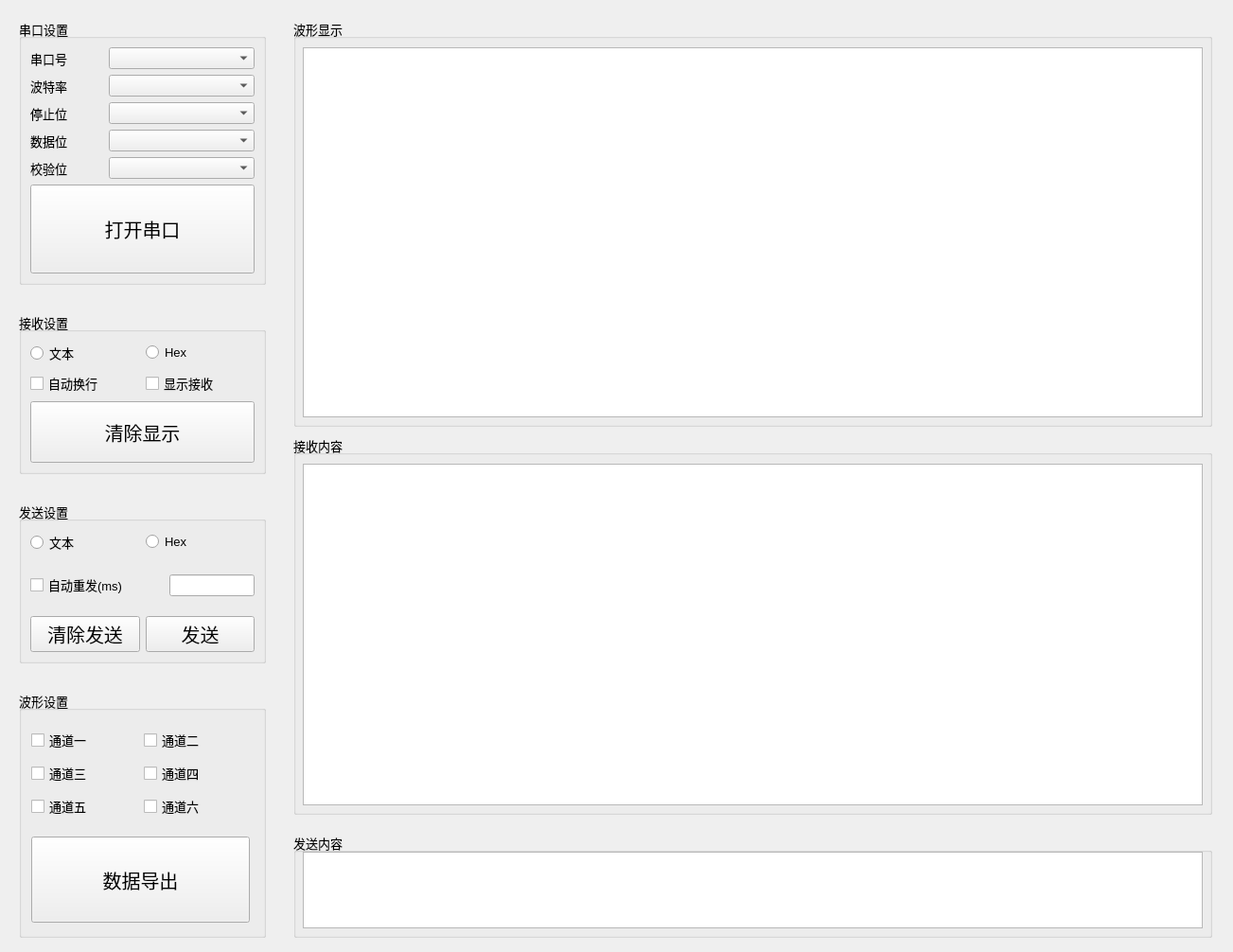
<?xml version="1.0" encoding="UTF-8"?>
<ui version="4.0">
 <class>Widget</class>
 <widget class="QWidget" name="Widget">
  <property name="geometry">
   <rect>
    <x>0</x>
    <y>0</y>
    <width>1303</width>
    <height>1006</height>
   </rect>
  </property>
  <property name="sizePolicy">
   <sizepolicy hsizetype="Preferred" vsizetype="Preferred">
    <horstretch>0</horstretch>
    <verstretch>0</verstretch>
   </sizepolicy>
  </property>
  <property name="font">
   <font>
    <pointsize>10</pointsize>
   </font>
  </property>
  <property name="windowTitle">
   <string>Widget</string>
  </property>
  <widget class="QGroupBox" name="UartSettingGroupBox">
   <property name="geometry">
    <rect>
     <x>20</x>
     <y>20</y>
     <width>261</width>
     <height>281</height>
    </rect>
   </property>
   <property name="font">
    <font>
     <pointsize>10</pointsize>
     <bold>false</bold>
     <kerning>true</kerning>
    </font>
   </property>
   <property name="title">
    <string>串口设置</string>
   </property>
   <layout class="QGridLayout" name="gridLayout">
    <item row="0" column="0">
     <widget class="QLabel" name="UartPortLabel">
      <property name="font">
       <font>
        <pointsize>10</pointsize>
        <bold>false</bold>
        <kerning>true</kerning>
       </font>
      </property>
      <property name="text">
       <string>串口号</string>
      </property>
     </widget>
    </item>
    <item row="1" column="0">
     <widget class="QLabel" name="BaudLabel">
      <property name="text">
       <string>波特率</string>
      </property>
     </widget>
    </item>
    <item row="2" column="0">
     <widget class="QLabel" name="StopBitLabel">
      <property name="text">
       <string>停止位</string>
      </property>
     </widget>
    </item>
    <item row="3" column="0">
     <widget class="QLabel" name="DataBitLabel">
      <property name="text">
       <string>数据位</string>
      </property>
     </widget>
    </item>
    <item row="4" column="0">
     <widget class="QLabel" name="ParityBitLabel">
      <property name="text">
       <string>校验位</string>
      </property>
     </widget>
    </item>
    <item row="5" column="0" colspan="3">
     <widget class="QPushButton" name="OpenUartPushButton">
      <property name="sizePolicy">
       <sizepolicy hsizetype="Preferred" vsizetype="Preferred">
        <horstretch>0</horstretch>
        <verstretch>0</verstretch>
       </sizepolicy>
      </property>
      <property name="font">
       <font>
        <pointsize>15</pointsize>
        <bold>false</bold>
        <kerning>true</kerning>
       </font>
      </property>
      <property name="text">
       <string>打开串口</string>
      </property>
     </widget>
    </item>
    <item row="0" column="1" colspan="2">
     <widget class="QComboBox" name="UartPortComboBox"/>
    </item>
    <item row="1" column="1" colspan="2">
     <widget class="QComboBox" name="BaudComboBox"/>
    </item>
    <item row="2" column="1" colspan="2">
     <widget class="QComboBox" name="StopBitComboBox"/>
    </item>
    <item row="3" column="1" colspan="2">
     <widget class="QComboBox" name="DataBitComboBox"/>
    </item>
    <item row="4" column="1" colspan="2">
     <widget class="QComboBox" name="ParityBitComboBox"/>
    </item>
   </layout>
  </widget>
  <widget class="QGroupBox" name="ReceiveSettingGroupBox">
   <property name="geometry">
    <rect>
     <x>20</x>
     <y>330</y>
     <width>261</width>
     <height>171</height>
    </rect>
   </property>
   <property name="font">
    <font>
     <pointsize>10</pointsize>
    </font>
   </property>
   <property name="title">
    <string>接收设置</string>
   </property>
   <layout class="QGridLayout" name="gridLayout_2">
    <item row="0" column="0">
     <widget class="QRadioButton" name="ReceiveTextRadioButton">
      <property name="text">
       <string>文本</string>
      </property>
     </widget>
    </item>
    <item row="0" column="1">
     <widget class="QRadioButton" name="ReceiveHexRadioButton">
      <property name="text">
       <string>Hex</string>
      </property>
     </widget>
    </item>
    <item row="1" column="0">
     <widget class="QCheckBox" name="AutoNewLineCheckBox">
      <property name="text">
       <string>自动换行</string>
      </property>
     </widget>
    </item>
    <item row="1" column="1">
     <widget class="QCheckBox" name="ReceiveDIsplayCheckBox">
      <property name="text">
       <string>显示接收</string>
      </property>
     </widget>
    </item>
    <item row="2" column="0" colspan="2">
     <widget class="QPushButton" name="ClearReceivePushButton">
      <property name="sizePolicy">
       <sizepolicy hsizetype="Preferred" vsizetype="Preferred">
        <horstretch>0</horstretch>
        <verstretch>0</verstretch>
       </sizepolicy>
      </property>
      <property name="font">
       <font>
        <pointsize>15</pointsize>
       </font>
      </property>
      <property name="text">
       <string>清除显示</string>
      </property>
     </widget>
    </item>
   </layout>
  </widget>
  <widget class="QGroupBox" name="SendSettingGroupBox">
   <property name="geometry">
    <rect>
     <x>20</x>
     <y>530</y>
     <width>261</width>
     <height>171</height>
    </rect>
   </property>
   <property name="font">
    <font>
     <pointsize>10</pointsize>
    </font>
   </property>
   <property name="title">
    <string>发送设置</string>
   </property>
   <layout class="QGridLayout" name="gridLayout_3">
    <item row="0" column="0">
     <layout class="QHBoxLayout" name="horizontalLayout">
      <item>
       <widget class="QRadioButton" name="SendTextRadioButton">
        <property name="text">
         <string>文本</string>
        </property>
       </widget>
      </item>
      <item>
       <widget class="QRadioButton" name="SendHexRadioButton">
        <property name="text">
         <string>Hex</string>
        </property>
       </widget>
      </item>
     </layout>
    </item>
    <item row="1" column="0">
     <layout class="QHBoxLayout" name="horizontalLayout_2" stretch="4,1,10">
      <item>
       <widget class="QCheckBox" name="AutoRepeatCheckBox">
        <property name="text">
         <string>自动重发(ms)</string>
        </property>
       </widget>
      </item>
      <item>
       <spacer name="horizontalSpacer">
        <property name="orientation">
         <enum>Qt::Vertical</enum>
        </property>
        <property name="sizeHint" stdset="0">
         <size>
          <width>38</width>
          <height>36</height>
         </size>
        </property>
       </spacer>
      </item>
      <item>
       <widget class="QLineEdit" name="RepeatNumberLineEdit"/>
      </item>
     </layout>
    </item>
    <item row="2" column="0">
     <layout class="QHBoxLayout" name="horizontalLayout_3">
      <item>
       <widget class="QPushButton" name="ClearSendPushButton">
        <property name="sizePolicy">
         <sizepolicy hsizetype="Preferred" vsizetype="Preferred">
          <horstretch>0</horstretch>
          <verstretch>0</verstretch>
         </sizepolicy>
        </property>
        <property name="font">
         <font>
          <pointsize>15</pointsize>
         </font>
        </property>
        <property name="text">
         <string>清除发送</string>
        </property>
       </widget>
      </item>
      <item>
       <widget class="QPushButton" name="SendPushButton">
        <property name="sizePolicy">
         <sizepolicy hsizetype="Preferred" vsizetype="Preferred">
          <horstretch>0</horstretch>
          <verstretch>0</verstretch>
         </sizepolicy>
        </property>
        <property name="font">
         <font>
          <pointsize>15</pointsize>
         </font>
        </property>
        <property name="text">
         <string>发送</string>
        </property>
       </widget>
      </item>
     </layout>
    </item>
   </layout>
  </widget>
  <widget class="QGroupBox" name="WaveSettingGroupBox">
   <property name="geometry">
    <rect>
     <x>20</x>
     <y>730</y>
     <width>261</width>
     <height>261</height>
    </rect>
   </property>
   <property name="font">
    <font>
     <pointsize>10</pointsize>
    </font>
   </property>
   <property name="title">
    <string>波形设置</string>
   </property>
   <widget class="QPushButton" name="WaveDataExportPushButton">
    <property name="geometry">
     <rect>
      <x>13</x>
      <y>154</y>
      <width>231</width>
      <height>91</height>
     </rect>
    </property>
    <property name="sizePolicy">
     <sizepolicy hsizetype="Preferred" vsizetype="Preferred">
      <horstretch>0</horstretch>
      <verstretch>0</verstretch>
     </sizepolicy>
    </property>
    <property name="font">
     <font>
      <pointsize>15</pointsize>
     </font>
    </property>
    <property name="text">
     <string>数据导出</string>
    </property>
   </widget>
   <widget class="QWidget" name="layoutWidget">
    <property name="geometry">
     <rect>
      <x>13</x>
      <y>36</y>
      <width>231</width>
      <height>105</height>
     </rect>
    </property>
    <layout class="QVBoxLayout" name="verticalLayout">
     <item>
      <layout class="QHBoxLayout" name="horizontalLayout_4">
       <item>
        <widget class="QCheckBox" name="WaveChanalOneCheckBox">
         <property name="text">
          <string>通道一</string>
         </property>
        </widget>
       </item>
       <item>
        <widget class="QCheckBox" name="WaveChanalTwoCheckBox">
         <property name="text">
          <string>通道二</string>
         </property>
        </widget>
       </item>
      </layout>
     </item>
     <item>
      <layout class="QHBoxLayout" name="horizontalLayout_5">
       <item>
        <widget class="QCheckBox" name="WaveChanalThreeCheckBox">
         <property name="text">
          <string>通道三</string>
         </property>
        </widget>
       </item>
       <item>
        <widget class="QCheckBox" name="WaveChanalFourCheckBox">
         <property name="text">
          <string>通道四</string>
         </property>
        </widget>
       </item>
      </layout>
     </item>
     <item>
      <layout class="QHBoxLayout" name="horizontalLayout_6">
       <item>
        <widget class="QCheckBox" name="WaveChanalFiveCheckBox">
         <property name="text">
          <string>通道五</string>
         </property>
        </widget>
       </item>
       <item>
        <widget class="QCheckBox" name="WaveChanalSixCheckBox">
         <property name="text">
          <string>通道六</string>
         </property>
        </widget>
       </item>
      </layout>
     </item>
    </layout>
   </widget>
  </widget>
  <widget class="QGroupBox" name="SendGroupBox">
   <property name="geometry">
    <rect>
     <x>310</x>
     <y>880</y>
     <width>971</width>
     <height>111</height>
    </rect>
   </property>
   <property name="font">
    <font>
     <pointsize>10</pointsize>
    </font>
   </property>
   <property name="title">
    <string>发送内容</string>
   </property>
   <widget class="QPlainTextEdit" name="SendPlainTextEdit">
    <property name="geometry">
     <rect>
      <x>10</x>
      <y>20</y>
      <width>951</width>
      <height>81</height>
     </rect>
    </property>
   </widget>
  </widget>
  <widget class="QGroupBox" name="ReceiveGroupBox">
   <property name="geometry">
    <rect>
     <x>310</x>
     <y>460</y>
     <width>971</width>
     <height>401</height>
    </rect>
   </property>
   <property name="font">
    <font>
     <pointsize>10</pointsize>
    </font>
   </property>
   <property name="title">
    <string>接收内容</string>
   </property>
   <widget class="QTextBrowser" name="ReceiveTextBrowser">
    <property name="geometry">
     <rect>
      <x>10</x>
      <y>30</y>
      <width>951</width>
      <height>361</height>
     </rect>
    </property>
   </widget>
  </widget>
  <widget class="QGroupBox" name="WaveGroupBox">
   <property name="geometry">
    <rect>
     <x>310</x>
     <y>20</y>
     <width>971</width>
     <height>431</height>
    </rect>
   </property>
   <property name="font">
    <font>
     <pointsize>10</pointsize>
    </font>
   </property>
   <property name="title">
    <string>波形显示</string>
   </property>
   <widget class="QChartView" name="WaveDisplayGraphicsView">
    <property name="geometry">
     <rect>
      <x>10</x>
      <y>30</y>
      <width>951</width>
      <height>391</height>
     </rect>
    </property>
   </widget>
  </widget>
 </widget>
 <customwidgets>
  <customwidget>
   <class>QChartView</class>
   <extends>QGraphicsView</extends>
   <header>qchartview.h</header>
  </customwidget>
 </customwidgets>
 <resources/>
 <connections/>
</ui>
